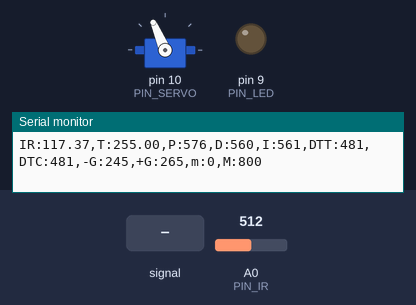
This sketch was run on a simulated Arduino Uno, built with avr-gcc and run on an emulated ATmega328P. Parts: servo, output pins drawn as LEDs (lit = HIGH), the last lines printed to the serial monitor. Inputs (shaded band) come from the test bench; at power-on: A0 (PIN_IR) = 512.

Above: at 1.2 s.
1.3 s: A0 (PIN_IR) fed a 200 Hz sine of ±81 counts around its level
4.3 s: A0 (PIN_IR) set to 716
At 5.4 s:
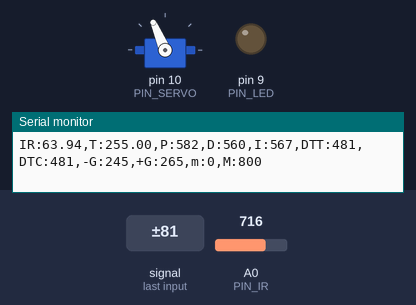
5.8 s: A0 (PIN_IR) set to 245
At 12.9 s:
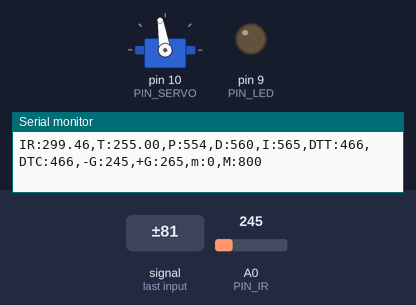
Timing chart, 0 to 14.8 s (numbered marks = the images above; inputs shaded):
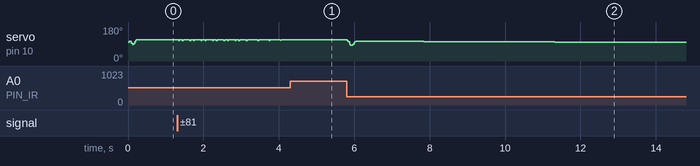

The sketch:

22_PID_20203158.ino
```cpp
#include <Servo.h>

/////////////////////////////
// Configurable parameters //
/////////////////////////////

// Arduino pin assignment
#define PIN_LED 9                            // [1234] LED를 아두이노의 GPIO 9번 핀에 연결
#define PIN_SERVO 10    //[3152] 서보모터를 아두이노의 10번 핀에 연결
#define PIN_IR A0     //[3158] IR센서를 아두이노의 A0 핀에 연결

// Framework setting
#define _DIST_TARGET 255  //[3166]목표로 하는 탁구공 중심 위치까지 거리255mm로 고정
#define _DIST_MIN 10                       //[3164] 최소 측정 거리 10mm로 고정
#define _DIST_MAX 410   // [3401] 측정 거리의 최댓값를 410mm로 설정

// Distance sensor
#define _DIST_ALPHA 0.45  // [3162] ema 필터의 alpha 값을 0.0으로 설정

// Servo range
#define _DUTY_MIN 1410    //[3148]  서보의 가동 최소 각도(0)
#define _DUTY_NEU 1560      //[3150] servo neutral position (90 degree)
#define _DUTY_MAX 1710                // [3169] 서보의 최대 가동 각도(180º)

// Servo speed control
#define _SERVO_ANGLE 30   //[3159] 서보의 각도(30º)
//[3150] 레일플레이트가 사용자가 원하는 가동범위를 움직일때, 이를 움직이게 하는 서보모터의 가동범위
#define _SERVO_SPEED 300             //[3147]  서보 속도를 30으로 설정

// Event periods
#define _INTERVAL_DIST 20  // [3153] Distance Sensing을 20(ms) 마다 실행한다.
#define _INTERVAL_SERVO 20 // [3401] 서보를 20ms마다 조작하기
#define _INTERVAL_SERIAL 100  // [3151] 시리얼 0.1초 마다 업데이트

//filter
#define LENGTH 30
#define k_LENGTH 8
#define Horizontal_Angle 1490
#define Max_Variable_Angle 100

#define _ITERM_MAX 200


// PID parameters
#define _KP 2.4
#define _KD 100.0
#define _KI 0.004
// [3158] 비례상수 설정


//////////////////////
// global variables //
//////////////////////

// Servo instance
Servo myservo;  // [3153] Servo를 제어할 Object를 생성해 준다
// Distance sensor
float dist_target; // location to send the ball
float dist_raw, dist_ema, dist_filtered;    //[3160] 실제 거리측정값과 ema필터를 적용한 값을 저장할 변수
int a, b;
const float coE[] = {0.0000031, -0.0021731, 1.6499601, -21.6761457};

// Event periods
unsigned long last_sampling_time_dist, last_sampling_time_servo, last_sampling_time_serial; // [3162] 거리, 서보, 시리얼에 대한 마지막 샘플링 시간을 나타내는 변수
bool event_dist, event_servo, event_serial; // [5283] 거리센서, 서보, 시리얼 모니터의 발생을 지시하는 변수

// Servo speed control
int duty_chg_per_interval;    //[3167] 주기동안 duty 변화량 변수
int duty_target, duty_curr;    // [3157] 서보의 목표위치와 서보에 실제로 입력할 위치

// PID variables
float error_curr, error_prev, control, pterm, dterm, iterm; // [3401] 비례 제어를 위한 전에 측정한 오차, 새로 측정한 오차 값, 비례항, 적분항, 미분항 변수

int correction_dist, iter;
float dist_list[LENGTH], sum, alpha;

void setup() {
// initialize GPIO pins for LED and attach servo
  pinMode(PIN_LED, OUTPUT);  // [3155] LED 핀 설정
  myservo.attach(PIN_SERVO);  // [3155] Servo 핀 설정
// initialize global variables
  last_sampling_time_dist = last_sampling_time_servo = last_sampling_time_serial = 0; // [3155] 샘플링 시각 기록 변수 초기화
  event_dist = event_servo = event_serial = false;  // [3155] 이벤트 bool값 초기화
  dist_target = _DIST_TARGET; // [3147] 목표지점 변수 초기화
  duty_curr = 1570;
  correction_dist = 0;
  iter = 0; sum = 0;
  alpha = _DIST_ALPHA;
  iterm = 0;


// move servo to neutral position
  myservo.writeMicroseconds(_DUTY_NEU); // [3147] 서보를 중간으로 이동
// initialize serial port
  Serial.begin(57600);                          // [3169] 57600 보드레이트로 아두이노와 통신
// convert angle speed into duty change per interval.
  duty_chg_per_interval = int((_DUTY_MAX - _DUTY_MIN) * (_SERVO_SPEED /  _SERVO_ANGLE) * (float(_INTERVAL_SERVO) / 1000.0));   //[3159] 서보 각속도에 맞추어 센서 인식 간격 변경? [3150] 서보의 각속도를 원하는 Angle로 나누어 interval을 설정한다.
}


void loop() {
/////////////////////
// Event generator // [3155] 설정된 주기마다 이벤트 생성
/////////////////////
  unsigned long time_curr = millis();
    if(time_curr >= last_sampling_time_dist + _INTERVAL_DIST) {
          last_sampling_time_dist += _INTERVAL_DIST;
          event_dist = true;
    }
    if(time_curr >= last_sampling_time_servo + _INTERVAL_SERVO) {
          last_sampling_time_servo += _INTERVAL_SERVO;
          event_servo = true;
    }
    if(time_curr >= last_sampling_time_serial + _INTERVAL_SERIAL) {
          last_sampling_time_serial += _INTERVAL_SERIAL;
          event_serial = true;
    }


////////////////////
// Event handlers //
////////////////////

  if(event_dist) {
     event_dist = false;
  // get a distance reading from the distance sensor
      dist_filtered = ir_distance_filtered();  // [3157] 적외선 선세로 측정한 값에 필터를 적용한 값

    if (dist_filtered < _DIST_MIN) {
      dist_filtered = _DIST_MIN;
    } else if (dist_filtered > _DIST_MAX) {
      dist_filtered = _DIST_MAX;
    }

  // PID control logic
    error_curr = _DIST_TARGET - dist_filtered; // [3158] 목표값 에서 현재값을 뺀 값이 오차값
    pterm = _KP * error_curr;
    dterm = _KD*(error_curr-error_prev);
    iterm += _KI * error_curr;
    control = pterm + dterm + iterm;

  // duty_target = f(duty_neutral, control)
    duty_target = _DUTY_NEU + (int)control;

  // keep duty_target value within the range of [_DUTY_MIN, _DUTY_MAX]
    if (duty_target < _DUTY_MIN) {
      duty_target = _DUTY_MIN;  // duty_target < _DUTY_MIN 일 때 duty_target 를 _DUTY_MIN 로 고정
    } else if (duty_target > _DUTY_MAX) {
       duty_target = _DUTY_MAX; // duty_target > _DUTY_MAX 일 때 duty_target 를 _DUTY_MAX 로 고정
    }  // [3153] [_DUTY_MIN, _DUTY_MAX] 로 서보의 가동범위를 고정하기 위한 최소한의 안전장치
      error_prev = error_curr;
    if(abs(iterm) > _ITERM_MAX) iterm = 0;
  }
  if(event_servo) {
    event_servo = false; // [3153] servo EventHandler Ticket -> false
    // adjust duty_curr toward duty_target by duty_chg_per_interval
    if(duty_target > duty_curr) {
      duty_curr += duty_chg_per_interval;
      if(duty_curr > duty_target) duty_curr = duty_target;
    }
    else {
      duty_curr -= duty_chg_per_interval;
      if(duty_curr < duty_target) duty_curr = duty_target;
    }       //[3166] 서보가 현재위치에서 목표위치에 도달할 때까지 duty_chg_per_interval값 마다 움직임(duty_curr에 duty_chg_per_interval값 더하고 빼줌)

    // update servo position
    myservo.writeMicroseconds(duty_curr);   //[3166]위에서 바뀐 현재위치 값을 갱신
  }

  if(event_serial) {
    event_serial = false; // [3153] serial EventHandler Ticket -> false
    Serial.print("IR:");
    Serial.print(dist_filtered);
    Serial.print(",T:");
    Serial.print(dist_target);
    Serial.print(",P:");
    Serial.print(map(pterm,-1000,1000,510,610));
    Serial.print(",D:");
    Serial.print(map(dterm,-1000,1000,510,610));
    Serial.print(",I:");
    Serial.print(map(iterm,-1000,1000,510,610));
    Serial.print(",DTT:");
    Serial.print(map(duty_target,1000,2000,410,510));
    Serial.print(",DTC:");
    Serial.print(map(duty_curr,1000,2000,410,510));
    Serial.println(",-G:245,+G:265,m:0,M:800");
  }
}

float ir_distance(void){ // return value unit: mm
  float val;
  float caliVal;
  float volt = float(analogRead(PIN_IR));
  val = ((6762.0/(volt-9.0))-4.0) * 10.0;
  caliVal = coE[0] * pow(val, 3) + coE[1] * pow(val, 2) + coE[2] * val + coE[3];
  return caliVal;         //[3150] 적외선 센서를 통해 거리를 return시킨다.
}

float ir_distance_filtered(void){ // return value unit: mm
  sum = 0;
  iter = 0;
  while (iter < LENGTH)
  {
    dist_list[iter] = ir_distance();
    sum += dist_list[iter];
    iter++;
  }

  for (int i = 0; i < LENGTH-1; i++){
    for (int j = i+1; j < LENGTH; j++){
      if (dist_list[i] > dist_list[j]) {
        float tmp = dist_list[i];
        dist_list[i] = dist_list[j];
        dist_list[j] = tmp;
      }
    }
  }

  for (int i = 0; i < k_LENGTH; i++) {
    sum -= dist_list[i];
  }
  for (int i = 1; i <= k_LENGTH; i++) {
    sum -= dist_list[LENGTH-i];
  }

  float dist_cali = sum/(LENGTH-2*k_LENGTH);
  float filt_val;
  filt_val = alpha*dist_cali + (1-alpha)*dist_filtered;
  return filt_val;
}
```

Measured:
- after the input at 4.3 s, servo on pin 10 (PIN_SERVO): stops changing and stays 113°
